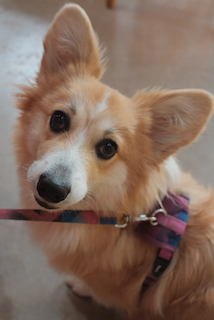
#> input picture ex3/pompom.jpeg, 214 x 320 px
$ python solution.py
#> lines starting #> are read from the running program, lines starting #| are printed output that depends on the picture
import numpy as np
import imageio.v2 as imageio
import os

# Carrega a imagem
script_dir = os.path.dirname(os.path.abspath(__file__))
img = imageio.imread(os.path.join(script_dir, 'pompom.jpeg'))
#> img is the input picture: shape (320, 214, 3); mean R, G, B 130.9, 107.8, 94.5

# Converte para escala de cinza usando o metodo de luminosidade
# L = 0.299*R + 0.587*G + 0.114*B
img_gray = 0.299 * img[:,:,0] + 0.587 * img[:,:,1] + 0.114 * img[:,:,2]
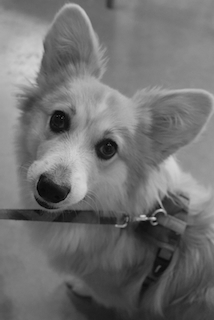
#> img_gray: shape (320, 214) float64; min 0, max 212, mean 113.2

# Aplica a FFT 2D
F = np.fft.fft2(img_gray)

# Obtem as magnitudes e ordena
magnitudes = np.abs(F)
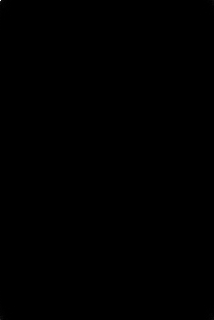
#> magnitudes: shape (320, 214) float64; min 1.85, max 7750339.7, mean 1885.9; drawn with min black and max white
sorted_mags = np.sort(magnitudes.flatten())

total_coeffs = F.size
#> total_coeffs = 68480

# Busca binaria pelo limiar: encontra o maximo de coeficientes que podem
# ser zerados mantendo o erro quadratico medio <= 2.0
low, high = 0, total_coeffs - 1
#> low = 0; high = 68479

while low < high:
    mid = (low + high + 1) // 2
    threshold = sorted_mags[mid]

    F_compressed = F.copy()
    F_compressed[magnitudes <= threshold] = 0

    img_r = np.real(np.fft.ifft2(F_compressed))
    mse = np.mean(np.sqrt((img_gray.astype(float) - img_r.astype(float))**2))

    if mse <= 2.0:
        low = mid
    else:
        high = mid - 1
#> this loop made 16 passes
#> (threshold, mse) on passes 1 to 12: (516.3, 0.595), (1214.8, 1.23), (2478.7, 2.04), (1660.4, 1.54), (2011.8, 1.76), (2214.2, 1.89), (2342.2, 1.96), (2404.1, 2), (2440.8, 2.02), (2420.3, 2.01), (2412, 2), (2407.8, 2)

# low eh o indice maximo onde o erro quadratico medio <= 2.0
threshold = sorted_mags[low]
F_compressed = F.copy()
F_compressed[magnitudes <= threshold] = 0

zeroed = np.sum(magnitudes <= threshold)
#> zeroed = 59659
remaining = total_coeffs - zeroed
#> remaining = 8821

ratio = zeroed / total_coeffs
#> ratio = 0.871
print(f"{ratio:.2f}")
#| 0.87
